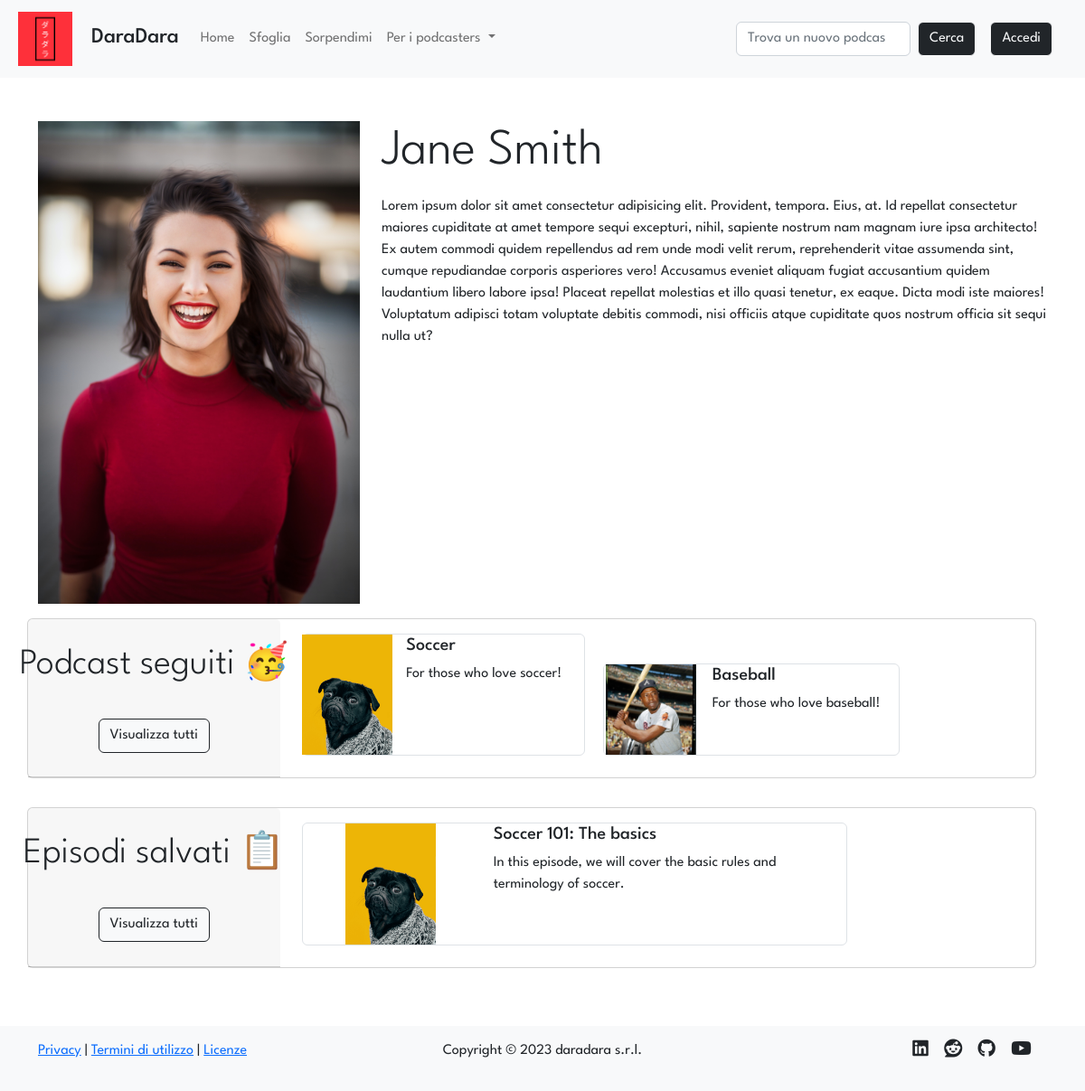
/profile/2, run on an earlier commit of the app's database.
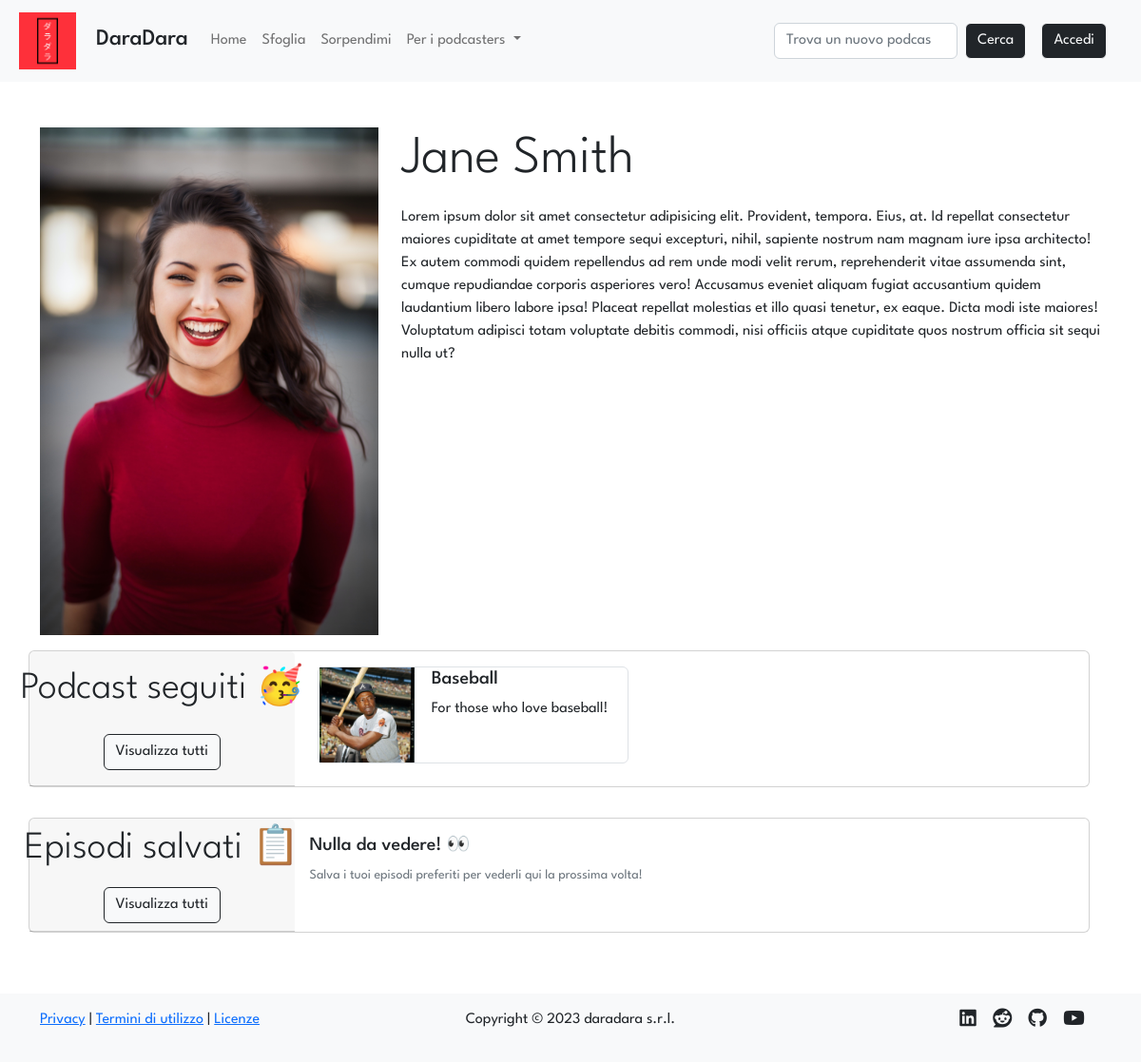
And on a later commit of the database.
### tables this page shows
CREATE TABLE "follows" (
	"id_user"	INTEGER NOT NULL,
	"id_podcast"	INTEGER NOT NULL,
	FOREIGN KEY("id_user") REFERENCES "users"("id"),
	PRIMARY KEY("id_user","id_podcast")
);

CREATE TABLE "podcasts" (
	"id"	INTEGER NOT NULL UNIQUE,
	"title"	TEXT NOT NULL UNIQUE,
	"desc"	TEXT NOT NULL,
	"img"	TEXT NOT NULL,
	"id_user"	INTEGER NOT NULL,
	FOREIGN KEY("id_user") REFERENCES "users"("id"),
	PRIMARY KEY("id" AUTOINCREMENT)
);

CREATE TABLE "episodes" (
	"id"	INTEGER NOT NULL UNIQUE,
	"title"	TEXT NOT NULL,
	"description"	TEXT NOT NULL,
	"audio"	TEXT NOT NULL,
	"timestamp"	TEXT NOT NULL,
	"id_podcast"	INTEGER NOT NULL,
	FOREIGN KEY("id_podcast") REFERENCES "podcasts"("id"),
	PRIMARY KEY("id" AUTOINCREMENT)
);

### app.py (the view)
@app.route('/profile/<int:id>')
def profile(id):
    user = dao.get_user(id)
    creators = dao.get_creators()
    is_creator = False
    if user and creators:
        podcasts = dao.get_podcasts_by_user(id_user=id)
        follows = dao.get_follows_join_podcasts(id_user=id)
        saves = dao.get_saves_join_episodes_podcasts(id_user=id)
        for creator in creators:
            if creator['id'] == user['id']:
                is_creator = True
        return render_template('profile.html', user=user, podcasts=podcasts, follows=follows, saves=saves, is_creator = is_creator)
    else:
        flash(message='L\'utente cercato non esiste', category='warning')
        return redirect(url_for('index'))

### data/dao.py (called while the page is built)
def get_saves_join_episodes_podcasts(id_user):
    conn, cursor = connect()
    saves = False
    try:
        sql = 'SELECT podcasts.id AS "id", episodes.id AS "ep_id", episodes.title AS "title", episodes.description "desc", podcasts.img AS "img", podcasts.title AS "podcast_title" FROM saves, episodes, podcasts WHERE saves.id_ep = episodes.id AND episodes.id_podcast = podcasts.id AND saves.id_user = ?'
        cursor.execute(sql, (id_user,))
        saves = cursor.fetchall()
    except Exception as e:
        print(e)
    close(conn, cursor)
    return saves

def get_follows_join_podcasts(id_user):
    conn, cursor = connect()
    follows = False
    try:
        sql = 'SELECT * FROM follows, podcasts WHERE follows.id_podcast = podcasts.id AND follows.id_user = ?'
        cursor.execute(sql, (id_user,))
        follows = cursor.fetchall()
    except Exception as e:
        print(e)
    close(conn, cursor)
    return follows

def connect():
    conn = sqlite3.connect(PATH)
    conn.row_factory = sqlite3.Row
    cursor = conn.cursor()
    return conn, cursor

def close(conn, cursor):
    cursor.close()
    conn.close()

### templates/profile.html (shortened to what the changed rows need)
{% extends 'layout.html' %}
{% block stylesheets %} <link rel="stylesheet" href="{{url_for('static', filename='stylesheets/profile.css')}}"> {% endblock %}
{% block content %}
<div class="row">
    <div class="row mt-3">
        <div class="card mb-3 mx-lg-0 mx-2 p-0">
            <div class="row g-0">
                <div class="col">
                    <div class="card-body row g-2">
                        {% if follows %}
                        <div class="card-scroll">
                            {% for follow in follows[:5] %}
                            <a href="{{ url_for('podcast', id=follow.id_podcast) }}"class="d-inline-block mx-2 border rounded-2 px-2">
                                <div class="row">
                                <div class="col-4 d-flex align-items-center justify-content-center">
                                    <img src="{{url_for('static', filename='uploads/images/covers/{0}{1}'.format(follow.id, follow.img))}}" class="img-fluid" alt="Card image" style="max-width: 100px;">
                                </div>
                                <div class="col-8">
                                    <h5 class="">{{follow.title}}</h5>
                                    <p class="text-wrap">{{follow.desc}}</p>
                                </div>
                                </div>
                            </a>
                            {% endfor %}
                        </div>
                        {% else %}
                            <h5 class="card-title mb-0">Nulla da vedere! 👀</h5>
                            <p class="card-text"><small class="text-muted">Segui i tuoi podcast preferiti per vederli qui la prossima volta!</small></p>
                        {% endif %}
                    </div>
                </div>
            </div>
        </div>
    </div>
    <div class="row mt-3">
        <div class="card mb-3 mx-lg-0 mx-2 p-0">
            <div class="row g-0">
                <div class="col">
                    <div class="card-body row g-2">
                        {% if saves %}
                        <div class="card-scroll">
                            {% for save in saves[:5] %}
                            <a href="{{ url_for('episode', id_pod=save.id, id_ep=save.ep_id) }}"class="d-inline-block mx-2 border rounded-2 px-2">
                                <div class="row">
                                <div class="col-4 d-flex align-items-center justify-content-center">
                                    <img src="{{url_for('static', filename='uploads/images/covers/{0}{1}'.format(save.id, save.img))}}" class="img-fluid" alt="Card image" style="max-width: 100px;">
                                </div>
                                <div class="col-8">
                                    <h5 class="">{{save.title}}</h5>
                                    <p class="text-wrap">{{save.desc}}</p>
                                </div>
                                </div>
                            </a>
                            {% endfor %}
                        </div>
                        {% else %}
                            <h5 class="card-title mb-0">Nulla da vedere! 👀</h5>
                            <p class="card-text"><small class="text-muted">Salva i tuoi episodi preferiti per vederli qui la prossima volta!</small></p>
                        {% endif %}
                    </div>
                </div>
            </div>
        </div>
    </div>
</div>
{% endblock %}

What changed in the data, as far as the page shows it:
no longer on this page (row unchanged): follows: img (picture), title "Soccer", desc "For those who love soccer!"
removed episodes: img (picture), title "Soccer 101: The basics", desc "In this episode, we will cover the basic rules and terminology of soccer."
Also different on the page:
text now shown: "Nulla da vedere! 👀 Salva i tuoi episodi preferiti per vederli qui la prossima volta!"
